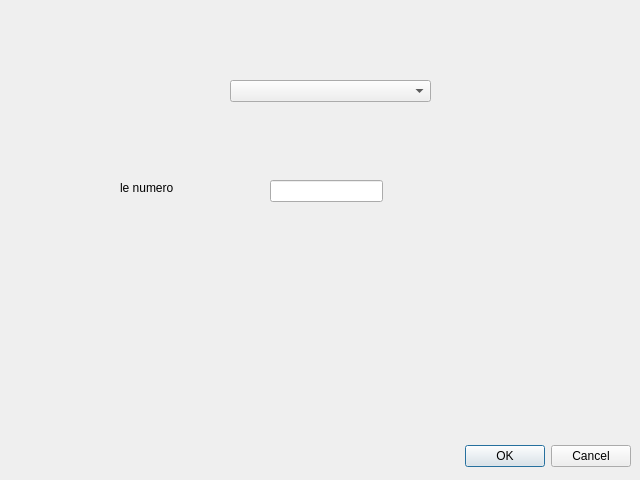
<?xml version="1.0" encoding="UTF-8"?>
<ui version="4.0">
 <class>supprimer</class>
 <widget class="QDialog" name="supprimer">
  <property name="geometry">
   <rect>
    <x>0</x>
    <y>0</y>
    <width>640</width>
    <height>480</height>
   </rect>
  </property>
  <property name="windowTitle">
   <string>Dialog</string>
  </property>
  <widget class="QDialogButtonBox" name="buttonBox">
   <property name="geometry">
    <rect>
     <x>10</x>
     <y>440</y>
     <width>621</width>
     <height>32</height>
    </rect>
   </property>
   <property name="orientation">
    <enum>Qt::Horizontal</enum>
   </property>
   <property name="standardButtons">
    <set>QDialogButtonBox::Cancel|QDialogButtonBox::Ok</set>
   </property>
  </widget>
  <widget class="QLineEdit" name="lineEdit">
   <property name="geometry">
    <rect>
     <x>270</x>
     <y>180</y>
     <width>113</width>
     <height>22</height>
    </rect>
   </property>
  </widget>
  <widget class="QLabel" name="label">
   <property name="geometry">
    <rect>
     <x>120</x>
     <y>180</y>
     <width>91</width>
     <height>16</height>
    </rect>
   </property>
   <property name="text">
    <string>le numero </string>
   </property>
  </widget>
  <widget class="QComboBox" name="comboBox">
   <property name="geometry">
    <rect>
     <x>230</x>
     <y>80</y>
     <width>201</width>
     <height>22</height>
    </rect>
   </property>
  </widget>
 </widget>
 <resources/>
 <connections>
  <connection>
   <sender>buttonBox</sender>
   <signal>accepted()</signal>
   <receiver>supprimer</receiver>
   <slot>accept()</slot>
   <hints>
    <hint type="sourcelabel">
     <x>248</x>
     <y>254</y>
    </hint>
    <hint type="destinationlabel">
     <x>157</x>
     <y>274</y>
    </hint>
   </hints>
  </connection>
  <connection>
   <sender>buttonBox</sender>
   <signal>rejected()</signal>
   <receiver>supprimer</receiver>
   <slot>reject()</slot>
   <hints>
    <hint type="sourcelabel">
     <x>316</x>
     <y>260</y>
    </hint>
    <hint type="destinationlabel">
     <x>286</x>
     <y>274</y>
    </hint>
   </hints>
  </connection>
 </connections>
</ui>
